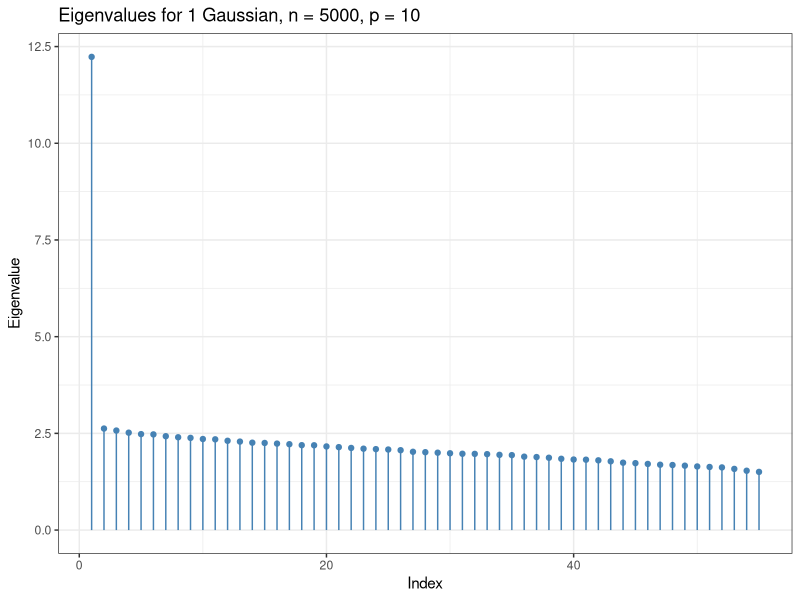
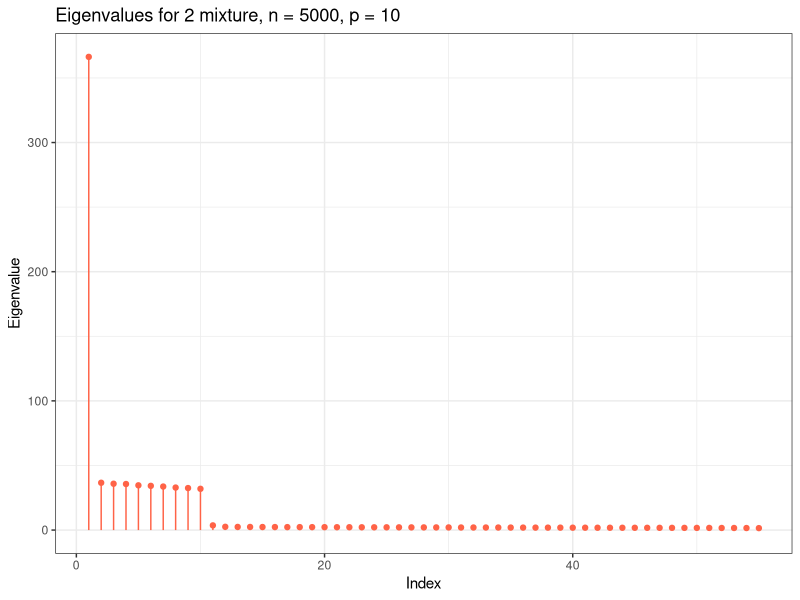

The R source for these figures, in order:
# Clear environment
rm(list = ls())

library(ggplot2)

# Parameters
n <- 5000
p <- 10
dim <- p * (p + 1) / 2

# --- Helper Functions ---

upperTriIndexToIJ <- function(iPrime, n) {
   if (iPrime < 1 || iPrime > n * (n + 1) / 2 || iPrime != floor(iPrime)) {
      stop("iPrime must be an integer between 1 and n*(n+1)/2.")
   }
   i <- ceiling(((2 * n + 1) - sqrt((2 * n + 1)^2 - 8 * iPrime)) / 2)
   C_prev <- (i - 1) * (2 * n - i + 2) / 2
   j <- i + (iPrime - C_prev) - 1
   return(c(i, j))
}

buildOperatorMatrix <- function(x, p) {
   n <- ncol(x)
   dim <- p * (p + 1) / 2
   
   Q <- matrix(0, nrow = dim, ncol = n)
   
   for (k in 1:dim) {
      idx <- upperTriIndexToIJ(k, p)
      a <- idx[1]
      b <- idx[2]
      if (a == b) {
         Q[k, ] <- x[a, ]^2
      } else {
         Q[k, ] <- sqrt(2) * x[a, ] * x[b, ]
      }
   }
   
   M <- (Q %*% t(Q)) / n
   M <- (M + t(M)) / 2
   return(M)
}

# --- Case 1: Standard Gaussian ---

set.seed(42)
x <- matrix(rnorm(p * n), nrow = p, ncol = n)
M <- buildOperatorMatrix(x, p)
evals1 <- sort(eigen((M + t(M)) / 2, symmetric = TRUE)$values, decreasing = TRUE)

df1 <- data.frame(
   index = seq_along(evals1),
   eigenvalue = evals1
)

ggplot(df1, aes(x = index, y = eigenvalue)) +
   geom_segment(aes(xend = index, yend = 0), color = "steelblue") +
   geom_point(color = "steelblue", size = 1.5) +
   labs(
      title = paste0("Eigenvalues for 1 Gaussian, n = ", n, ", p = ", p),
      x = "Index",
      y = "Eigenvalue"
   ) +
   theme_bw()

# --- Case 2: Symmetric Two-Component Mean Mixture ---

a_val <- 4
mu <- rep(0, p)
mu[1] <- a_val

s <- 2 * (runif(n) < 0.5) - 1
x <- matrix(rnorm(p * n), nrow = p, ncol = n) + mu %o% s

M <- buildOperatorMatrix(x, p)
evals2 <- sort(eigen((M + t(M)) / 2, symmetric = TRUE)$values, decreasing = TRUE)

cat("Top 15 eigenvalues:\n")
print(evals2[1:15])

df2 <- data.frame(
   index = seq_along(evals2),
   eigenvalue = evals2
)

ggplot(df2, aes(x = index, y = eigenvalue)) +
   geom_segment(aes(xend = index, yend = 0), color = "tomato") +
   geom_point(color = "tomato", size = 1.5) +
   labs(
      title = paste0("Eigenvalues for 2 mixture, n = ", n, ", p = ", p),
      x = "Index",
      y = "Eigenvalue"
   ) +
   theme_bw()
